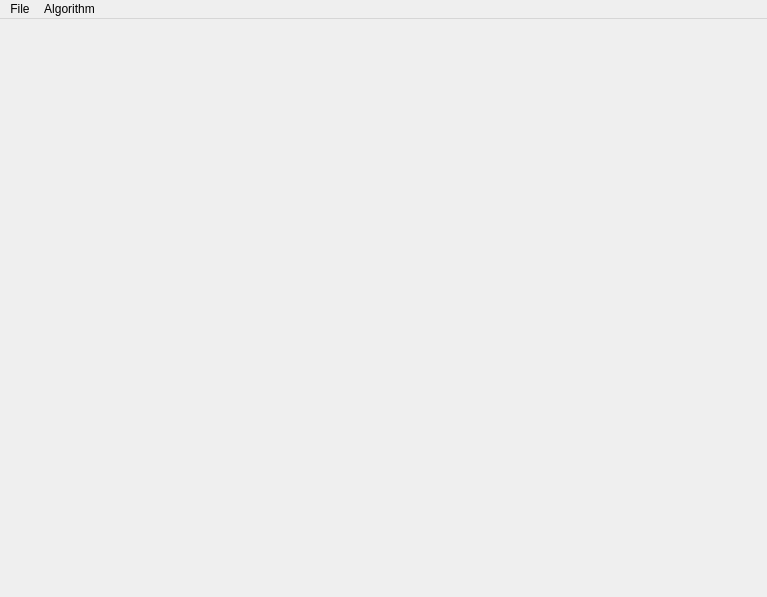
<?xml version="1.0" encoding="UTF-8"?>
<ui version="4.0">
 <class>MainWindow</class>
 <widget class="QMainWindow" name="MainWindow">
  <property name="geometry">
   <rect>
    <x>0</x>
    <y>0</y>
    <width>767</width>
    <height>597</height>
   </rect>
  </property>
  <property name="windowTitle">
   <string>MainWindow</string>
  </property>
  <widget class="QWidget" name="centralwidget">
   <layout class="QVBoxLayout" name="verticalLayout_2">
    <property name="spacing">
     <number>0</number>
    </property>
    <property name="margin">
     <number>0</number>
    </property>
    <item>
     <layout class="QVBoxLayout" name="verticalLayout">
      <property name="spacing">
       <number>0</number>
      </property>
     </layout>
    </item>
   </layout>
  </widget>
  <widget class="QMenuBar" name="menubar">
   <property name="geometry">
    <rect>
     <x>0</x>
     <y>0</y>
     <width>767</width>
     <height>25</height>
    </rect>
   </property>
   <widget class="QMenu" name="menuFile">
    <property name="title">
     <string>File</string>
    </property>
    <addaction name="actionExit"/>
   </widget>
   <widget class="QMenu" name="menuAlgorithm">
    <property name="title">
     <string>Algorithm</string>
    </property>
    <addaction name="actionRun"/>
    <addaction name="actionStop"/>
   </widget>
   <addaction name="menuFile"/>
   <addaction name="menuAlgorithm"/>
  </widget>
  <action name="actionExit">
   <property name="text">
    <string>Quit</string>
   </property>
  </action>
  <action name="actionRun">
   <property name="text">
    <string>Run</string>
   </property>
  </action>
  <action name="actionStop">
   <property name="text">
    <string>Stop</string>
   </property>
  </action>
 </widget>
 <resources/>
 <connections/>
</ui>
